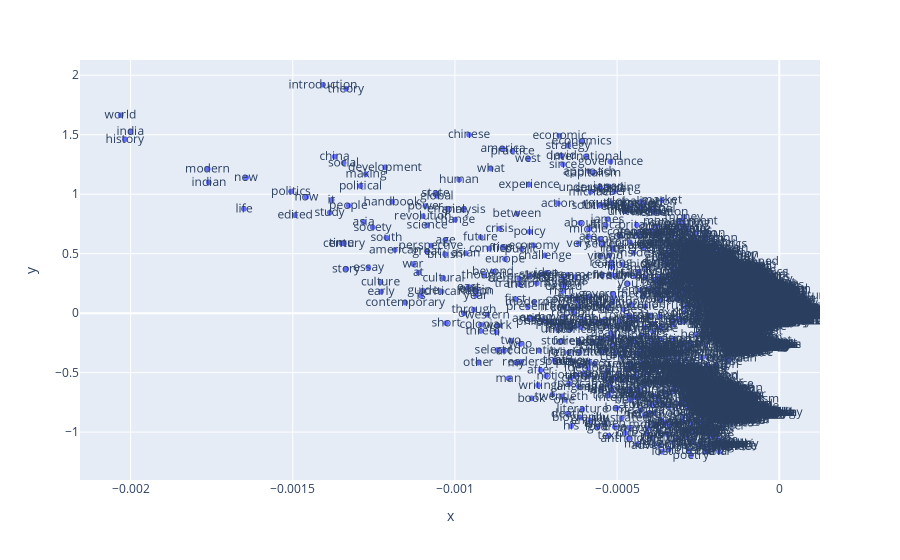

Notebook source saved alongside this figure:
### Code cell
fig = plot_term_space(bin_trunc)

with open("bin_term_space.png", "wb") as f:
	fig.write_image(f, width=1000)

### Figure 1 — Plotly figure (JSON) as saved in the notebook; plotly's stock layout.template omitted (floating-point values rounded to 4 significant figures; data arrays with more than 128 entries replaced by an {"elided": "..."} marker saying what was removed)
{"data": [{"hovertemplate": "x=%{x}<br>y=%{y}<br>text=%{text}<extra></extra>", "legendgroup": "", "marker": {"color": "#636efa", "symbol": "circle"}, "mode": "markers+text", "name": "", "showlegend": false, "text": {"elided": "10103 str values"}, "type": "scattergl", "x": {"elided": "10103 float values"}, "xaxis": "x", "y": {"elided": "10103 float values"}, "yaxis": "y"}], "layout": {"legend": {"tracegroupgap": 0}, "margin": {"t": 60}, "xaxis": {"anchor": "y", "domain": [0, 1], "title": {"text": "x"}}, "yaxis": {"anchor": "x", "domain": [0, 1], "title": {"text": "y"}}}}
